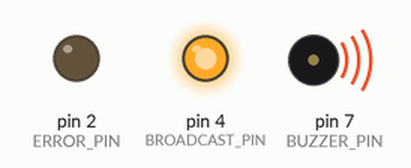
The sketch below on a simulated Arduino Uno, built with avr-gcc and run on an emulated ATmega328P. Shown: output pins drawn as LEDs (lit = HIGH), buzzer (waves = sounding).

Above: at 0.1 s.
At 34.3 s:
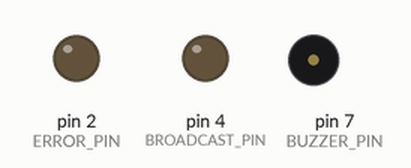
Timing chart, 0 to 39.9 s (numbered marks = the images above):
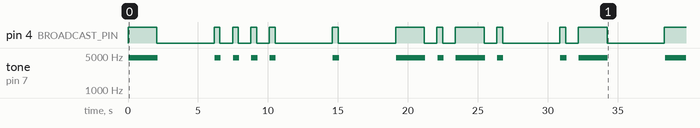

Measured:
- by itself, pin 4 (BROADCAST_PIN): LOW → HIGH at 0.00 s, → LOW 2.1 s later, → HIGH 4.1 s later, → LOW 0.41 s later, … (25 changes in this stretch)
- by itself, tone on pin 7 (BUZZER_PIN): plays 4552 Hz for 2.1 s, 4552 Hz for 0.44 s, 4552 Hz for 0.44 s, 4552 Hz for 0.44 s, 4552 Hz for 0.44 s, 4552 Hz for 0.44 s … (13 notes in this stretch)

The sketch:

main.ino
```cpp
int BROADCAST_PIN = 4;
int BUZZER_PIN = 7;
int ERROR_PIN = 2;
int DOT_BROADCAST_DURATION = 300;
int DASH_BROADCAST_DURATION = 1500;
int PAUSE_BROADCAST_DURATION = 900;
int DELAY_BETWEEN_LETTERS_BROADCAST = 3200;
int REPEAT_BROADCAST_DELAY = 20000;
int ERROR_BROADCAST_DELAY = 120;
int ERROR_BROADCAST_REPETITIONS = 3000;
int BUZZER_TONE = 80;

enum MorseSignal {
    DOT,
    DASH
};


void setup() {
    pinMode(BROADCAST_PIN, OUTPUT);
    pinMode(ERROR_PIN, OUTPUT);
    pinMode(BUZZER_PIN, OUTPUT);
}

void loop() {
    String stringToBroadcast = "The cake is a lie";
    stringToBroadcast.toLowerCase();
    stringToBroadcast.replace(" ", "");
    broadcastString(stringToBroadcast, stringToBroadcast.length());
    delay(REPEAT_BROADCAST_DELAY);
}

void translateLetter(char letter, MorseSignal* translatedLetter, int* translatedLetterLength){
    switch (letter) {
        case 'a':
            translatedLetter[0] = DOT;
            translatedLetter[1] = DASH;
            *translatedLetterLength = 2;
        break;

        case 'b':
            translatedLetter[0] = DASH;
            translatedLetter[1] = DOT;
            translatedLetter[2] = DOT;
            translatedLetter[3] = DOT;
            *translatedLetterLength = 4;
        break;

        case 'c':
            translatedLetter[0] = DASH;
            translatedLetter[1] = DOT;
            translatedLetter[2] = DASH;
            translatedLetter[3] = DOT;
            *translatedLetterLength = 4;
        break;

        case 'd':
            translatedLetter[0] = DASH;
            translatedLetter[1] = DOT;
            translatedLetter[2] = DOT;
            *translatedLetterLength = 3;
        break;

        case 'e':
            translatedLetter[0] = DOT;
            *translatedLetterLength = 1;
        break;

        case 'f':
            translatedLetter[0] = DOT;
            translatedLetter[1] = DOT;
            translatedLetter[2] = DASH;
            translatedLetter[3] = DOT;
            *translatedLetterLength = 4;
        break;

        case 'g':
            translatedLetter[0] = DASH;
            translatedLetter[1] = DASH;
            translatedLetter[2] = DOT;
            *translatedLetterLength = 3;
        break;

        case 'h':
            translatedLetter[0] = DOT;
            translatedLetter[1] = DOT;
            translatedLetter[2] = DOT;
            translatedLetter[3] = DOT;
            *translatedLetterLength = 4;
        break;

        case 'i':
            translatedLetter[0] = DOT;
            translatedLetter[1] = DOT;
            *translatedLetterLength = 2;
        break;

        case 'j':
            translatedLetter[0] = DOT;
            translatedLetter[1] = DASH;
            translatedLetter[2] = DASH;
            translatedLetter[3] = DASH;
            *translatedLetterLength = 4;
        break;

        case 'k':
            translatedLetter[0] = DASH;
            translatedLetter[1] = DOT;
            translatedLetter[2] = DASH;
            *translatedLetterLength = 3;
        break;

        case 'l':
            translatedLetter[0] = DOT;
            translatedLetter[1] = DASH;
            translatedLetter[2] = DOT;
            translatedLetter[3] = DOT;
            *translatedLetterLength = 4;
        break;

        case 'm':
            translatedLetter[0] = DASH;
            translatedLetter[1] = DASH;
            *translatedLetterLength = 2;
        break;

        case 'n':
            translatedLetter[0] = DASH;
            translatedLetter[1] = DOT;
            *translatedLetterLength = 2;
        break;

        case 'o':
            translatedLetter[0] = DASH;
            translatedLetter[1] = DASH;
            translatedLetter[2] = DASH;
            *translatedLetterLength = 3;
        break;

        case 'p':
            translatedLetter[0] = DOT;
            translatedLetter[1] = DASH;
            translatedLetter[2] = DASH;
            translatedLetter[3] = DOT;
            *translatedLetterLength = 4;
        break;

        case 'q':
            translatedLetter[0] = DASH;
            translatedLetter[1] = DASH;
            translatedLetter[2] = DOT;
            translatedLetter[3] = DASH;
            *translatedLetterLength = 4;
        break;

        case 'r':
            translatedLetter[0] = DOT;
            translatedLetter[1] = DASH;
            translatedLetter[2] = DOT;
            *translatedLetterLength = 3;
        break;

        case 's':
            translatedLetter[0] = DOT;
            translatedLetter[1] = DOT;
            translatedLetter[2] = DOT;
            *translatedLetterLength = 3;
        break;

        case 't':
            translatedLetter[0] = DASH;
            *translatedLetterLength = 1;
        break;

        case 'u':
            translatedLetter[0] = DOT;
            translatedLetter[1] = DOT;
            translatedLetter[2] = DASH;
            *translatedLetterLength = 3;
        break;

        case 'v':
            translatedLetter[0] = DOT;
            translatedLetter[1] = DOT;
            translatedLetter[2] = DOT;
            translatedLetter[3] = DASH;
            *translatedLetterLength = 4;
        break;

        case 'w':
            translatedLetter[0] = DOT;
            translatedLetter[1] = DASH;
            translatedLetter[2] = DASH;
            *translatedLetterLength = 3;
        break;

        case 'x':
            translatedLetter[0] = DASH;
            translatedLetter[1] = DOT;
            translatedLetter[2] = DOT;
            translatedLetter[3] = DASH;
            *translatedLetterLength = 4;
        break;

        case 'y':
            translatedLetter[0] = DASH;
            translatedLetter[1] = DOT;
            translatedLetter[2] = DASH;
            translatedLetter[3] = DASH;
            *translatedLetterLength = 4;
        break;

        case 'z':
            translatedLetter[0] = DASH;
            translatedLetter[1] = DASH;
            translatedLetter[2] = DOT;
            translatedLetter[3] = DOT;
            *translatedLetterLength = 4;
        break;

        default:
            broadcastError();
    }
}

void beep(int beepDuration){
    for( int i = 0; i < (int)(beepDuration / (BUZZER_TONE * 0.002)); i++){
        digitalWrite(BUZZER_PIN , HIGH);
        delayMicroseconds(BUZZER_TONE);
        digitalWrite(BUZZER_PIN, LOW );
        delayMicroseconds(BUZZER_TONE);
    }
}

void broadcastSingularSignal(int pinNumber, int broadcastDuration){
    digitalWrite(pinNumber, HIGH);
    beep(broadcastDuration);
    digitalWrite(pinNumber, LOW);
    delay(PAUSE_BROADCAST_DURATION);
}

void broadcastLetter(MorseSignal* translatedLetter, size_t letterLength) {
    MorseSignal morseSignal;

    for(int i = 0; i < letterLength; i++){
        morseSignal = translatedLetter[i];

        switch (morseSignal) {
        case DOT:
            broadcastSingularSignal(BROADCAST_PIN, DOT_BROADCAST_DURATION);
            break;

        case DASH:
            broadcastSingularSignal(BROADCAST_PIN, DASH_BROADCAST_DURATION);
            break;
        }
    }
}

void broadcastString(String stringToBroadcast, size_t stringLength){
    MorseSignal* translatedLetter = (MorseSignal*) malloc(4 * sizeof(MorseSignal));
    int* translatedLetterLength = (int*) malloc(sizeof(int));

    for (int i = 0; i < stringLength; i++){
        translateLetter(stringToBroadcast[i], translatedLetter, translatedLetterLength);
        broadcastLetter(translatedLetter, *translatedLetterLength);
        delay(DELAY_BETWEEN_LETTERS_BROADCAST);
    }

    free(translatedLetter);
    free(translatedLetterLength);
}

void broadcastError(){
    for(int i = 0; i < ERROR_BROADCAST_REPETITIONS; i++){
        digitalWrite(ERROR_PIN, HIGH);
        delay(ERROR_BROADCAST_DELAY);
        digitalWrite(ERROR_PIN, LOW);
        delay(ERROR_BROADCAST_DELAY);
    }
}
```
